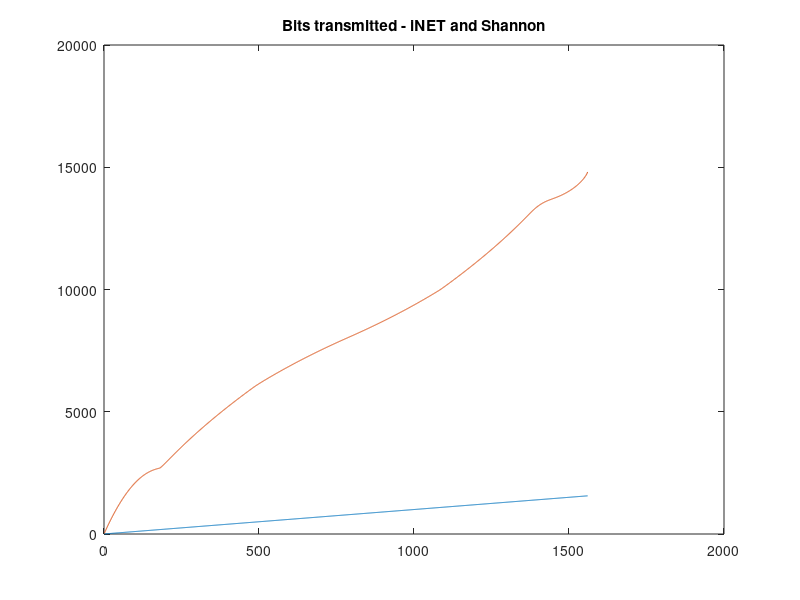

MATLAB code to generate this figure:
%LDAR DEMO
%This code creates a psuedo test flightand creates parameter for our ch sim'l
% A Psuedo flight consists of a taxi, takeoff, a level flight pattern
% In this case the patter is an out-and-back pattern
% The flight is symmetric with 6 phases reflecting the taxi, takeoff, and
% level phases and the same pattern in reverse
%Each phase is charactherized by a channel selection from the 8 telemetry
%channels where 1 is Taxi, 4 is takeoff and 2 is level (Mostafa's report)
% The flight develops a variable SNR based on the distance from the GS and
% the path loss coefficent which varies based on the test phase from 2 to 4
% The log distance model is used to compute path loss
%Plot the cumulative data rate for iNET (1 bit per symbol) vs Shannon rate
clear all
close all
%Parameters
Phases=6            %number phases
Duration=[3 5 5 5 5 3]  %duraition of phase in min
Channel=[1 2 7 7 2 1]      %select ch siml path model
Path_Loss=[4 2.5 2. 2.  2.5 4] %patl loss exponent
Speed=[60 200 300 -300 -200 -60] %speed mph relative to the ground station
Speed=Speed* 1600/3600  %Speed in meters per second
Angle=[0 45 0 0 45 0];  %Climb angle
Angle=Angle*2*pi/360;
Boltz=1.38*10^(-23)
Bw=15*10^6
To=290
F=10
Noise= F*Boltz*Bw*To
Power=5
Freq=1.5*10^9
Lambda=3*10^8/Freq
D=0.0
t=0.0
Pow=5
Gt=1
Gr=100
At=Gt*(Lambda^2)/(4*pi)
Ar=Gr*(Lambda^2)/(4*pi)
H=10.0      %height in meters above ground
Index=1
Alpha=.9  %smooth the data
S=0.0
C=0
R=0
%Generate the sequence of events in 1 sec intervals.
for i=1:Phases
    for j=1:60*Duration(i)  %calc parameters for each second in the test
        D=D+cos(Angle(i))*Speed(i); % Distance from the GS as function of climb angle
        H=H + sin(Angle(i))*Speed(i);  %compute height
        Do=10*H;                %ref distance is a function of height
        Dt=sqrt(D^2 + H^2);     %vector sum of distANCE
        Signal=Pow*At*Ar*(1/((Lambda^2)*Do^2))*(Do/Dt)^Path_Loss(i); %Received power
        S=Alpha*S+(1-Alpha)*Signal;     %Smooth power
        SNR10(Index)= 10*log10(S/Noise);
        SNR(Index)=(S/Noise);

        Distance(Index)=Dt;
        Height(Index)=H;
        R=R + 1;  % Add 1 bit per sample for QPSK, R=1/2
        Rate(Index)=R + 1;  % Add 1 bit per sample for QPSK, R=1/2
        C=C + log2(SNR(Index)); % Shannon Rate
        Shannon(Index)=C ; %Max Data rate
        Index=Index+1;
    end
end
% plot(SNR10)
% title('SNR in dB vs Time')
% figure
% plot(Height)
% title('Aircraft Height in meters vs Time')
% figure
% plot(Distance)
% title('Aircraft Distance in meters vs Time')
plot(Rate)
hold
plot(Shannon)
title('Bits transmitted - iNET and Shannon')
        